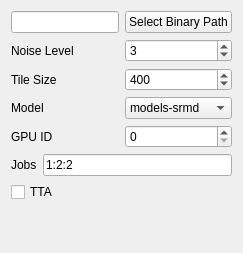
              <widget class="QWidget" name="srmdNcnnVulkanTab">
               <attribute name="title">
                <string>SRMD NCNN Vulkan</string>
               </attribute>
               <layout class="QVBoxLayout" name="verticalLayout_7">
                <item>
                 <layout class="QHBoxLayout" name="srmdNcnnVulkanPathHorizontalLayout">
                  <item>
                   <widget class="QLineEdit" name="srmdNcnnVulkanPathLineEdit"/>
                  </item>
                  <item>
                   <widget class="QPushButton" name="srmdNcnnVulkanPathSelectButton">
                    <property name="text">
                     <string>Select Binary Path</string>
                    </property>
                   </widget>
                  </item>
                 </layout>
                </item>
                <item>
                 <layout class="QHBoxLayout" name="srmdNcnnVulkanNoiseLevelHorizontalLayout">
                  <item>
                   <widget class="QLabel" name="srmdNcnnVulkanNoiseLevelLabel">
                    <property name="text">
                     <string>Noise Level</string>
                    </property>
                   </widget>
                  </item>
                  <item>
                   <widget class="QSpinBox" name="srmdNcnnVulkanNoiseLevelSpinBox">
                    <property name="minimum">
                     <number>-1</number>
                    </property>
                    <property name="maximum">
                     <number>10</number>
                    </property>
                    <property name="value">
                     <number>3</number>
                    </property>
                   </widget>
                  </item>
                 </layout>
                </item>
                <item>
                 <layout class="QHBoxLayout" name="srmdNcnnVulkanTileSizeHorizontalLayout">
                  <item>
                   <widget class="QLabel" name="srmdNcnnVulkanTileSizeLabel">
                    <property name="text">
                     <string>Tile Size</string>
                    </property>
                   </widget>
                  </item>
                  <item>
                   <widget class="QSpinBox" name="srmdNcnnVulkanTileSizeSpinBox">
                    <property name="minimum">
                     <number>32</number>
                    </property>
                    <property name="maximum">
                     <number>99999</number>
                    </property>
                    <property name="value">
                     <number>400</number>
                    </property>
                   </widget>
                  </item>
                 </layout>
                </item>
                <item>
                 <layout class="QHBoxLayout" name="srmdNcnnVulkanModelHorizontalLayout">
                  <item>
                   <widget class="QLabel" name="srmdNcnnVulkanModelLabel">
                    <property name="text">
                     <string>Model</string>
                    </property>
                   </widget>
                  </item>
                  <item>
                   <widget class="QComboBox" name="srmdNcnnVulkanModelComboBox">
                    <item>
                     <property name="text">
                      <string>models-srmd</string>
                     </property>
                    </item>
                   </widget>
                  </item>
                 </layout>
                </item>
                <item>
                 <layout class="QHBoxLayout" name="srmdNcnnVulkanGpuIdHorizontalLayout">
                  <item>
                   <widget class="QLabel" name="srmdNcnnVulkanGpuIdLabel">
                    <property name="text">
                     <string>GPU ID</string>
                    </property>
                   </widget>
                  </item>
                  <item>
                   <widget class="QSpinBox" name="srmdNcnnVulkanGpuIdSpinBox"/>
                  </item>
                 </layout>
                </item>
                <item>
                 <layout class="QHBoxLayout" name="srmdNcnnVulkanJobsHorizontalLayout">
                  <item>
                   <widget class="QLabel" name="srmdNcnnVulkanJobsLabel">
                    <property name="text">
                     <string>Jobs</string>
                    </property>
                   </widget>
                  </item>
                  <item>
                   <widget class="QLineEdit" name="srmdNcnnVulkanJobsLineEdit">
                    <property name="text">
                     <string>1:2:2</string>
                    </property>
                   </widget>
                  </item>
                 </layout>
                </item>
                <item>
                 <layout class="QHBoxLayout" name="srmdNcnnVulkanOptionsHorizontalLayout">
                  <item>
                   <widget class="QCheckBox" name="srmdNcnnVulkanTtaCheckBox">
                    <property name="text">
                     <string>TTA</string>
                    </property>
                   </widget>
                  </item>
                 </layout>
                </item>
                <item>
                 <spacer name="srmdNcnnVulkanVerticalSpacer">
                  <property name="orientation">
                   <enum>Qt::Vertical</enum>
                  </property>
                  <property name="sizeHint" stdset="0">
                   <size>
                    <width>20</width>
                    <height>40</height>
                   </size>
                  </property>
                 </spacer>
                </item>
               </layout>
              </widget>
